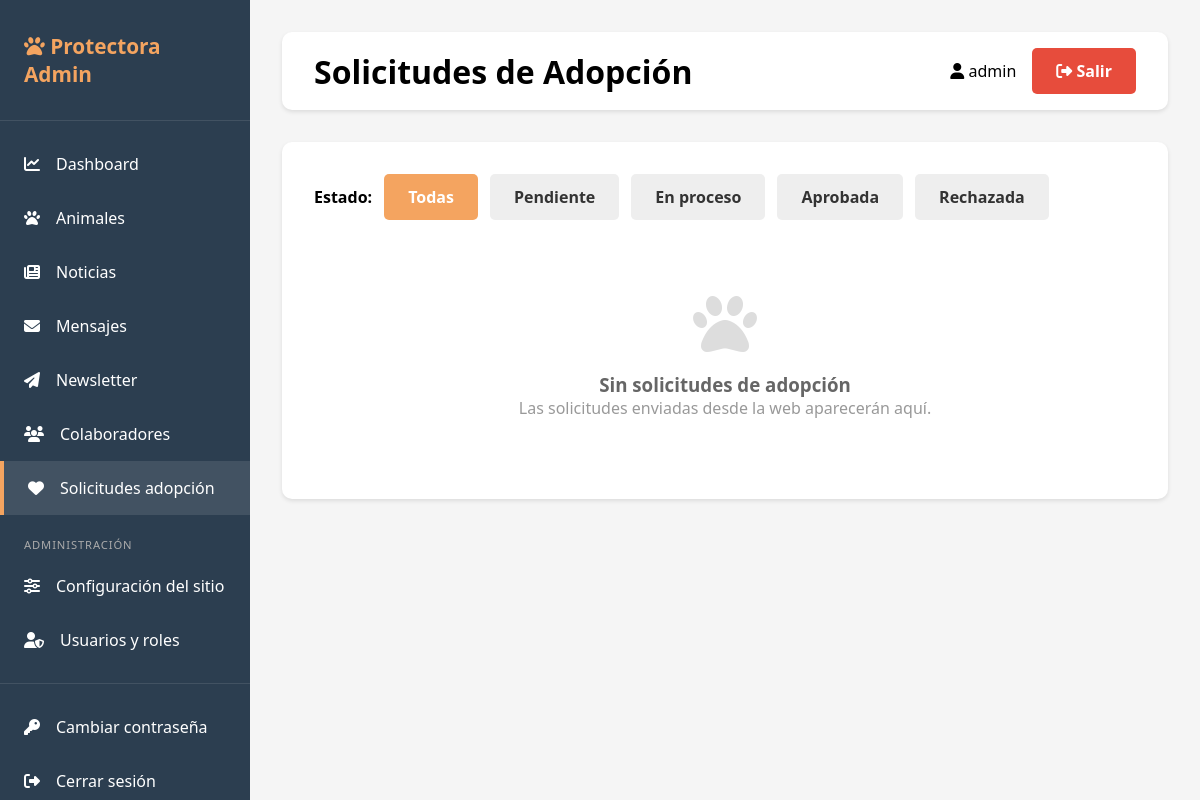
/admin/adoptions (signed in), run on an earlier commit of the app's database.
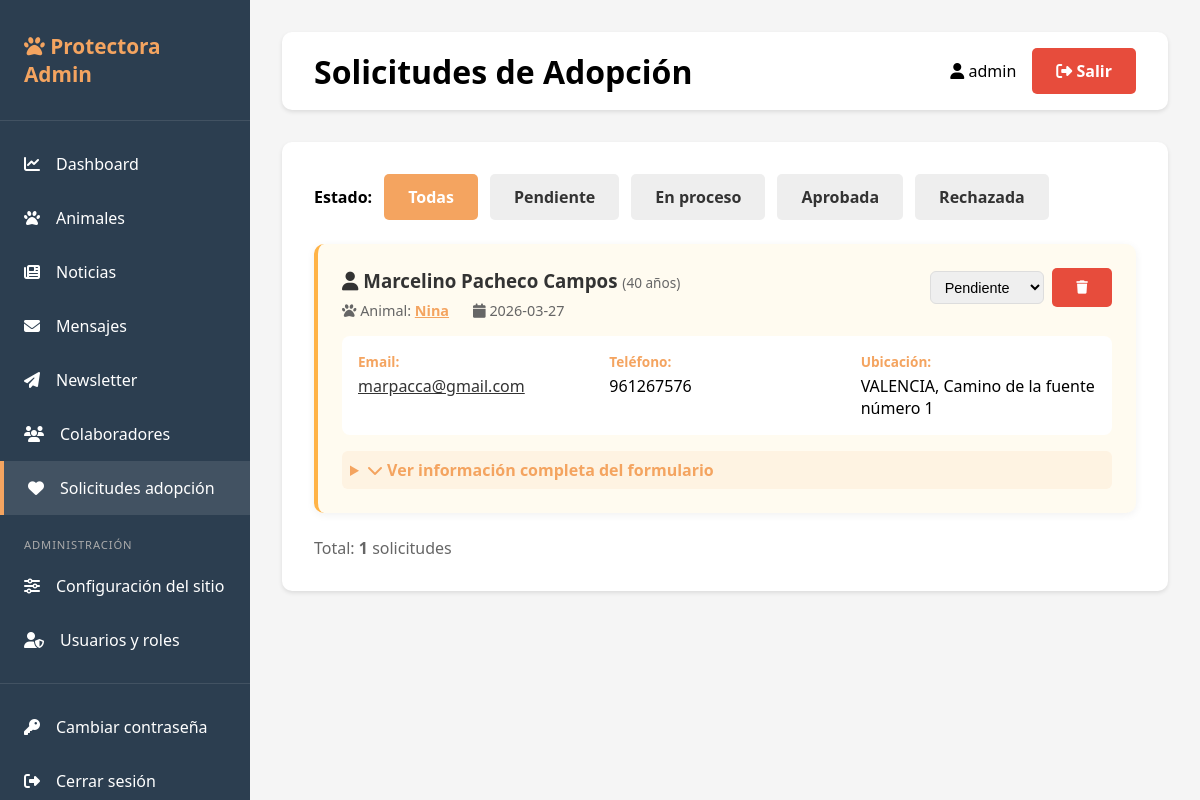
And on a later commit of the database.
### tables this page shows
CREATE TABLE adoption_requests (
                id INTEGER PRIMARY KEY AUTOINCREMENT,
                animal_id INTEGER NOT NULL,
                animal_name TEXT,
                name TEXT NOT NULL,
                email TEXT NOT NULL,
                phone TEXT,
                message TEXT,
                status TEXT DEFAULT 'pendiente',
                created_at TIMESTAMP DEFAULT CURRENT_TIMESTAMP, age INTEGER, address TEXT, city TEXT, living_situation TEXT, own_or_rent TEXT, has_yard TEXT, landlord_permission TEXT, household_members INTEGER, has_children TEXT, children_ages TEXT, current_pets TEXT, pet_experience TEXT, work_schedule TEXT, hours_home_per_day TEXT, why_adopt TEXT, vet_name TEXT, vet_phone TEXT, reference_name TEXT, reference_phone TEXT, comments TEXT,
                FOREIGN KEY (animal_id) REFERENCES animals(id)
            );

### app.py (the view)
@app.route('/admin/adoptions')
@login_required
def list_adoptions():
    db = get_db()
    status = request.args.get('status')
    query = 'SELECT * FROM adoption_requests WHERE 1=1'
    params = []
    if status:
        query += ' AND status = ?'
        params.append(status)
    query += ' ORDER BY created_at DESC'
    adoptions = db.execute(query, params).fetchall()
    return render_template('adoptions.html', adoptions=adoptions, current_status=status)

### app.py (called while the page is built)
def generate_csrf_token():
    if '_csrf_token' not in session:
        session['_csrf_token'] = secrets.token_hex(32)
    return session['_csrf_token']

def get_db():
    if USE_POSTGRES:
        conn = psycopg2.connect(DATABASE_URL)
        conn.cursor_factory = psycopg2.extras.RealDictCursor
        return DatabaseWrapper(conn, is_postgres=True)
    else:
        conn = sqlite3.connect(DATABASE)
        conn.row_factory = sqlite3.Row
        return DatabaseWrapper(conn, is_postgres=False)

def login_required(f):
    @wraps(f)
    def decorated_function(*args, **kwargs):
        if 'user_id' not in session:
            return redirect(url_for('login'))
        return f(*args, **kwargs)
    return decorated_function

    def execute(self, query, params=None):
        if self._is_postgres and '?' in query:
            query = query.replace('?', '%s')
        cursor = self._conn.cursor()
        if params:
            cursor.execute(query, params)
        else:
            cursor.execute(query)
        return cursor

### templates/adoptions.html (shortened to what this page needs)
{% extends "base.html" %}
{% block page_title %}Solicitudes de Adopción{% endblock %}
{% block content %}
<div style="display:flex; gap:0.75rem; margin-bottom:1.5rem; flex-wrap:wrap; align-items:center;">
    <strong>Estado:</strong>
    {% for s, label in [('','Todas'),('pendiente','Pendiente'),('en_proceso','En proceso'),('aprobada','Aprobada'),('rechazada','Rechazada')] %}
    <a href="{{ url_for('list_adoptions', status=s if s else None) }}"
       class="btn btn-sm" style="background:{% if current_status == s or (not current_status and not s) %}#F4A460; color:white{% else %}#eee; color:#333{% endif %}">
        {{ label }}
    </a>
    {% endfor %}
</div>
{% if adoptions %}
<div style="display: grid; gap: 1.5rem;">
    {% for r in adoptions %}
    <div style="background:{% if r.status == 'pendiente' %}#fffbf0{% elif r.status == 'rechazada' %}#fff5f5{% elif r.status == 'aprobada' %}#f0fff4{% else %}white{% endif %}; border-radius:10px; padding:1.5rem; box-shadow:0 2px 8px rgba(0,0,0,0.06); border-left:4px solid {% if r.status == 'pendiente' %}#FFB347{% elif r.status == 'rechazada' %}#e74c3c{% elif r.status == 'aprobada' %}#27ae60{% else %}#ddd{% endif %};">
        <div style="display:flex; justify-content:space-between; align-items:start; margin-bottom:1rem; flex-wrap:wrap; gap:1rem;">
            <div>
                <h3 style="margin:0 0 0.5rem; color:#333;">
                    <i class="fas fa-user"></i> {{ r.name }}
                    {% if r.age %}<span style="font-size:0.85rem; color:#666; font-weight:normal;">({{ r.age }} años)</span>{% endif %}
                </h3>
                <div style="display:flex; gap:1.5rem; flex-wrap:wrap; font-size:0.9rem; color:#666;">
                    <span><i class="fas fa-paw"></i> Animal: <strong><a href="{{ url_for('edit_animal', animal_id=r.animal_id) }}" style="color:#F4A460;">{{ r.animal_name or '—' }}</a></strong></span>
                    <span><i class="fas fa-calendar"></i> {{ r.created_at[:10] }}</span>
                </div>
            </div>
            <div style="display:flex; gap:0.5rem; align-items:center;">
                <form method="POST" action="{{ url_for('update_adoption_status', req_id=r.id) }}" style="display:inline;">
                    <select name="status" onchange="this.form.submit()" style="padding:0.4rem 0.6rem; border-radius:6px; border:1px solid #ddd; font-size:0.9rem;">
                        <option value="pendiente" {% if r.status=='pendiente' %}selected{% endif %}>Pendiente</option>
                    </select>
                </form>
                <form method="POST" action="{{ url_for('delete_adoption_request', req_id=r.id) }}" style="display:inline;"
                      onsubmit="return confirm('¿Eliminar esta solicitud?');">
                    <button type="submit" class="btn btn-danger btn-sm" title="Eliminar">
                        <i class="fas fa-trash"></i>
                    </button>
                </form>
            </div>
        </div>
        <div style="display:grid; grid-template-columns:repeat(auto-fit, minmax(200px, 1fr)); gap:1rem; margin-bottom:1rem; padding:1rem; background:white; border-radius:8px;">
            <div>
                <strong style="color:#F4A460; display:block; font-size:0.85rem; margin-bottom:0.25rem;">Email:</strong>
                <a href="mailto:{{ r.email }}" style="color:#333;">{{ r.email }}</a>
            </div>
            <div>
                <strong style="color:#F4A460; display:block; font-size:0.85rem; margin-bottom:0.25rem;">Teléfono:</strong>
                <span>{{ r.phone or '—' }}</span>
            </div>
            {% if r.city or r.address %}
            <div>
                <strong style="color:#F4A460; display:block; font-size:0.85rem; margin-bottom:0.25rem;">Ubicación:</strong>
                <span>{{ r.city or '—' }}{% if r.address %}, {{ r.address }}{% endif %}</span>
            </div>
            {% endif %}
        </div>
        <details style="margin-top:1rem;">
            <summary style="cursor:pointer; color:#F4A460; font-weight:600; padding:0.5rem; border-radius:6px; background:rgba(244,164,96,0.1);">
                <i class="fas fa-chevron-down"></i> Ver información completa del formulario
            </summary>
        </details>
    </div>
    {% endfor %}
</div>
<p style="color:#666; margin-top:1.5rem;">Total: <strong>{{ adoptions|length }}</strong> solicitudes</p>
{% else %}
<div style="text-align:center; padding:3rem;">
    <i class="fas fa-paw" style="font-size:4rem; color:#ddd; margin-bottom:1rem;"></i>
    <h3 style="color:#666;">Sin solicitudes de adopción</h3>
    <p style="color:#999;">Las solicitudes enviadas desde la web aparecerán aquí.</p>
</div>
{% endif %}
{% endblock %}

### templates/base.html (shortened to what this page needs)
<!DOCTYPE html>
<html lang="es">
<head>
    <link rel="stylesheet" href="https://cdnjs.cloudflare.com/ajax/libs/font-awesome/6.4.0/css/all.min.css">
</head>
<body>
    {% block body %}
    <div class="admin-wrapper">
        <aside class="sidebar">
            <div class="sidebar-brand">
                <h2><i class="fas fa-paw"></i> Protectora Admin</h2>
            </div>
            <ul class="sidebar-menu">
                <li><a href="{{ url_for('dashboard') }}" {% if request.endpoint == 'dashboard' %}class="active"{% endif %}>
                    <i class="fas fa-chart-line"></i> Dashboard
                </a></li>
                <li><a href="{{ url_for('list_animals') }}" {% if 'animal' in request.endpoint %}class="active"{% endif %}>
                    <i class="fas fa-paw"></i> Animales
                </a></li>
                <li><a href="{{ url_for('list_news') }}" {% if 'news' in request.endpoint %}class="active"{% endif %}>
                    <i class="fas fa-newspaper"></i> Noticias
                </a></li>
                {% if session.role in ['superadmin', 'editor'] %}
                <li><a href="{{ url_for('list_contacts') }}" {% if 'contact' in request.endpoint %}class="active"{% endif %}>
                    <i class="fas fa-envelope"></i> Mensajes
                </a></li>
                <li><a href="{{ url_for('list_newsletter_subscribers') }}" {% if 'newsletter' in request.endpoint %}class="active"{% endif %}>
                    <i class="fas fa-paper-plane"></i> Newsletter
                </a></li>
                <li><a href="{{ url_for('list_collaborators') }}" {% if 'collaborator' in request.endpoint %}class="active"{% endif %}>
                    <i class="fas fa-users"></i> Colaboradores
                </a></li>
                <li><a href="{{ url_for('list_adoptions') }}" {% if 'adoption' in request.endpoint %}class="active"{% endif %}>
                    <i class="fas fa-heart"></i> Solicitudes adopción
                </a></li>
                {% endif %}
                {% if session.role == 'superadmin' %}
                <li style="margin-top: 1rem; padding: 0.4rem 1.5rem; font-size: 0.7rem; text-transform: uppercase; color: #aaa; letter-spacing: 0.08em;">
                    Administración
                </li>
                <li><a href="{{ url_for('admin_settings') }}" {% if request.endpoint == 'admin_settings' %}class="active"{% endif %}>
                    <i class="fas fa-sliders-h"></i> Configuración del sitio
                </a></li>
                <li><a href="{{ url_for('list_users') }}" {% if 'user' in request.endpoint %}class="active"{% endif %}>
                    <i class="fas fa-user-shield"></i> Usuarios y roles
                </a></li>
                {% endif %}
                <li style="margin-top: 1rem; border-top: 1px solid rgba(255,255,255,0.1); padding-top: 1rem;">
                <a href="{{ url_for('change_password') }}" {% if request.endpoint == 'change_password' %}class="active"{% endif %}>
                    <i class="fas fa-key"></i> Cambiar contraseña
                </a></li>
                <li><a href="{{ url_for('logout') }}">
                    <i class="fas fa-sign-out-alt"></i> Cerrar sesión
                </a></li>
            </ul>
        </aside>
        <main class="main-content">
            <div class="topbar">
                <h1>{% block page_title %}Dashboard{% endblock %}</h1>
                <div class="user-menu">
                    <span><i class="fas fa-user"></i> {{ session.username }}</span>
                    <a href="{{ url_for('logout') }}" class="btn btn-danger">
                        <i class="fas fa-sign-out-alt"></i> Salir
                    </a>
                </div>
            </div>
            <div class="content-area">
                {% block content %}{% endblock %}
            </div>
        </main>
    </div>
    {% endblock %}
</body>
</html>

### templates/base.html (style rules this page uses)
* { margin: 0; padding: 0; box-sizing: border-box; }
body { font-family: 'Segoe UI', Tahoma, Geneva, Verdana, sans-serif; background: #f5f5f5; }
.admin-wrapper { display: flex; min-height: 100vh; }
.sidebar { width: 250px; background: #2C3E50; color: white; padding: 2rem 0; position: fixed; height: 100vh; overflow-y: auto; }
.sidebar-brand { padding: 0 1.5rem 2rem; border-bottom: 1px solid rgba(255,255,255,0.1); margin-bottom: 1rem; }
.sidebar-brand h2 { font-size: 1.3rem; color: #F4A460; }
.sidebar-menu { list-style: none; }
.sidebar-menu li a { display: flex; align-items: center; gap: 1rem; padding: 1rem 1.5rem; color: white; text-decoration: none; transition: all 0.3s; }
.sidebar-menu li a:hover, .sidebar-menu li a.active { background: rgba(255,255,255,0.1); border-left: 4px solid #F4A460; }
.main-content { flex: 1; margin-left: 250px; padding: 2rem; }
.topbar { background: white; padding: 1rem 2rem; border-radius: 10px; margin-bottom: 2rem; box-shadow: 0 2px 4px rgba(0,0,0,0.1); display: flex; justify-content: space-between; align-items: center; }
.user-menu { display: flex; align-items: center; gap: 1rem; }
.content-area { background: white; border-radius: 10px; padding: 2rem; box-shadow: 0 2px 4px rgba(0,0,0,0.1); }
.btn { padding: 0.75rem 1.5rem; border: none; border-radius: 5px; cursor: pointer; font-weight: 600; transition: all 0.3s; text-decoration: none; display: inline-block; }
.btn-danger { background: #E74C3C; color: white; }

What changed in the data, as far as the page shows it:
added adoption_requests: name "Marcelino Pacheco Campos", age "40", animal_name "Nina", created_at "2026-03-27", status "Pendiente", email "marpacca@gmail.com", phone "961267576", city "VALENCIA", address "Camino de la fuente número 1"
Also different on the page:
{{ adoptions|length }}: (not shown) → "1"
text no longer shown: "Sin solicitudes de adopción Las solicitudes enviadas desde la web aparecerán aquí."
text now shown: "Total: solicitudes"
